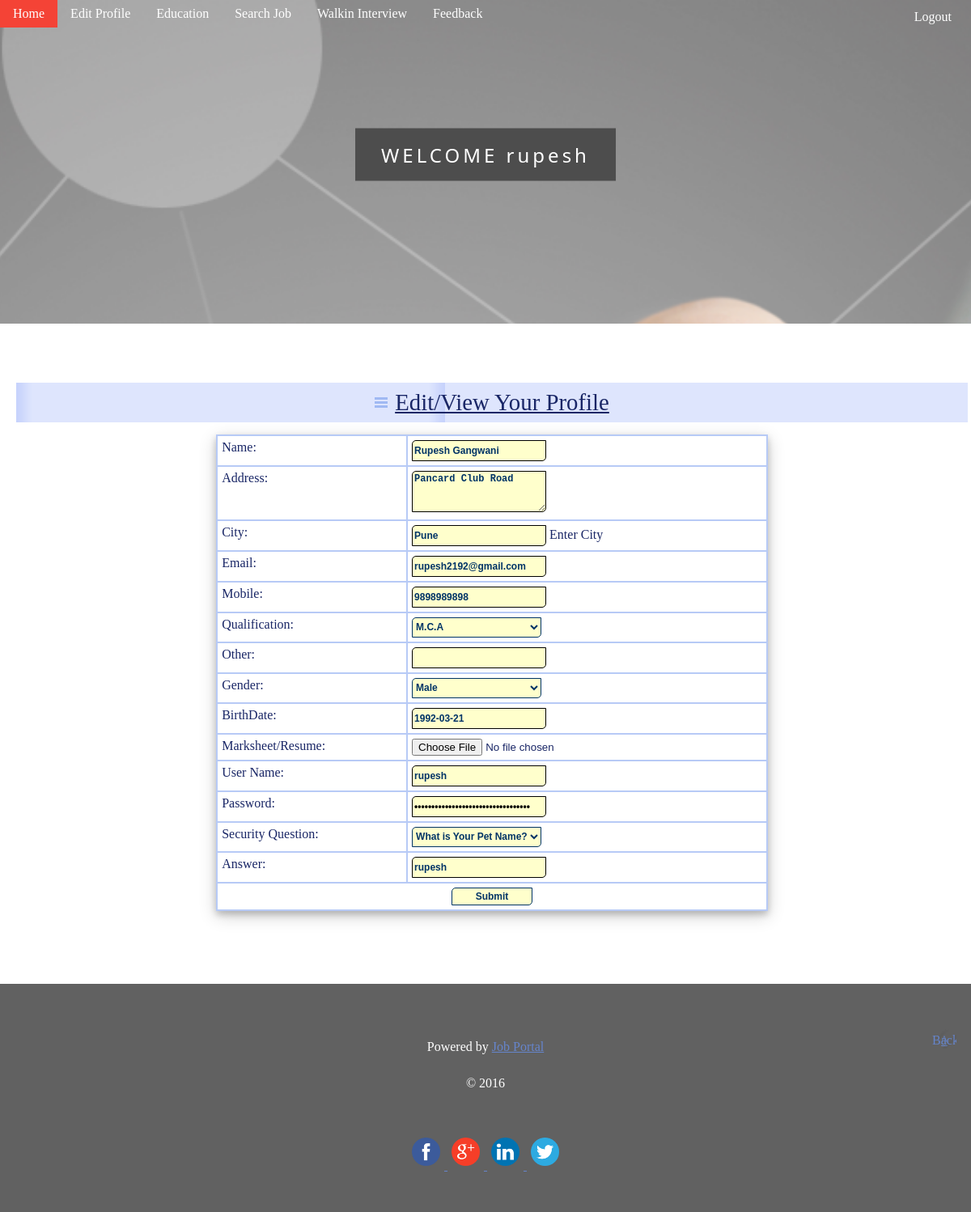
Screenshot of /JobSeeker/EditProfile.php (signed in) with the database file from the repository.
### tables this page shows
CREATE TABLE IF NOT EXISTS `jobseeker_reg` (
  `JobSeekId` int(11) NOT NULL AUTO_INCREMENT,
  `JobSeekerName` varchar(20) NOT NULL,
  `Address` varchar(100) NOT NULL,
  `City` varchar(20) NOT NULL,
  `Email` varchar(40) NOT NULL,
  `Mobile` bigint(20) NOT NULL,
  `Qualification` varchar(20) NOT NULL,
  `Gender` varchar(10) NOT NULL,
  `BirthDate` date NOT NULL,
  `Resume` varchar(200) NOT NULL,
  `Status` varchar(10) NOT NULL,
  `UserName` varchar(20) NOT NULL UNIQUE,
  `Password` varchar(150) NOT NULL,
  `Question` varchar(100) NOT NULL,
  `Answer` varchar(50) NOT NULL,
  PRIMARY KEY (`JobSeekId`),
  KEY `JobSeekId` (`JobSeekId`)
);

### includes/MySQLFunc.php (called while the page is built, shortened)
<?php
	if (function_exists("mysqli_connect")) {
		function sqlquery($query) {
			global $sql_connection;
			return $sql_connection->query($query);
		}
		function sqlfetcharray($result){
			if($result){
				return mysqli_fetch_array($result);
			}
			else
			{	return Array();	}
		}
	}
?>

### JobSeeker/EditProfile.php (the view, shortened to what this page needs)
<!DOCTYPE html>
<html  lang="cs">
<head>
    <link rel="stylesheet" media="screen,projection" type="text/css" href="../css/main.css" />
    <link rel="stylesheet" media="print" type="text/css" href="../css/print.css" />
    <link rel="stylesheet" media="aural" type="text/css" href="../css/aural.css" />
</head>
<body>
</head>
<body id="www-url-cz">
<div id="main" class="box">
<?php
include "Header.php"
?>
<?php
include "menu.php"
?>
    <div id="page" class="box">
    <div id="page-in" class="box">
        <div id="strip" class="box noprint">
            <p id="breadcrumbs">&nbsp;</p>
        </div>
        <div id="content">
            <div class="article">
                <h2><span><a href="#">Edit/View Your Profile</a></span></h2>
                    <div class="login">
                <form action="ProfileUpdate.php" method="post" onSubmit="return validateForm(this,arrFormValidation);" enctype="multipart/form-data" id="form2">
<?php
$ID=$_SESSION['ID'];
include "../includes/MySQLFunc.php";
$sql = "select * from jobseeker_reg where JobSeekId='".$ID."'";
$result = sqlquery($sql);
if($result){
$row = sqlfetcharray($result)
?>
                  <table width="100%" border="0" cellspacing="0" cellpadding="0">
                    <tr>
                      <td>Name:</td>
                      <td><span id="sprytextfield3">
                        <label>
	                        <input type="text" name="txtName" id="txtName" value="<?php echo $row['JobSeekerName'];?>"  />
                        </label>
                      </span></td>
                    </tr>
                    <tr>
                      <td>Address:</td>
                      <td><span id="sprytextarea1">
                        <label>
                        <textarea name="txtAddress" id="txtAddress" cols="45" rows="5"><?php echo $row['Address'];?></textarea>
                        </label>
                      </span></td>
                    </tr>
                    <tr>
                      <td>City:</td>
                      <td><span id="sprytextfield4">
                        <label>
                        <input type="text" name="txtCity" id="txtCity" value="<?php echo $row['City'];?>"/>
                        </label>
                      <span class="textfieldRequiredMsg">Enter City</span></span></td>
                    </tr>
                    <tr>
                      <td>Email:</td>
                      <td><span id="sprytextfield5">
                        <label>
                        <input type="text" name="txtEmail" id="txtEmail" value="<?php echo $row['Email'];?>"/>
                        </label>
                      </span></td>
                    </tr>
                    <tr>
                      <td>Mobile:</td>
                      <td><span id="sprytextfield6">
                        <label>
                        <input type="text" name="txtMobile" id="txtMobile" value="<?php echo $row['Mobile'];?>"/>
                        </label>
                      </span></td>
                    </tr>
                    <tr>
                      <td>Qualification:</td>
                      <td><label>
                        <select name="cmbQual" id="cmbQual">
				<?php
					$sql="SELECT * FROM qualification_master ORDER BY qual_name;";
					$result=sqlquery($sql);
					do{
							if($row['Qualification']==$row1['qual_name']){
			                           echo "<option value='".$row1['qual_name']."' selected>".$row1['qual_name']."</option>";
						}
						else
						{echo "<option value='".$row1['qual_name']."'>".$row1['qual_name']."</option>"; }
					}while($row1=sqlfetcharray($result));
				?>
                        </select>
                      </label></td>
                    </tr>
                    <tr>
                      <td>Other:</td>
                      <td><label>
                        <input type="text" name="txtOther" id="txtOther"/>
                      </label></td>
                    </tr>
                    <tr>
                      <td>Gender:</td>
                      <td><label>
                        <select name="cmbGender" id="cmbGender">
			<?php
				if($row['Gender']=="Male"){
                          echo "<option value='Male' selected>Male</option>";
				}
				else{
                          echo "<option value='Male'>Male</option>";
                          echo "<option value='Female' selected>Female</option>";
				}
			?>
                        </select>
                      </label></td>
                    </tr>
                    <tr>
                      <td>BirthDate:</td>
                      <td><span id="sprytextfield7">
                        <label>
                        <input type="text" name="txtBirthDate" onclick="ds_sh(this);" id="txtBirthDate"  value="<?php echo $row['BirthDate'];?>"/>
                        </label>
                      </span></td>
                    </tr>
                    <tr>
                      <td>Marksheet/Resume:</td>
                      <td><label>
                        <input type="file" name="txtFile" id="txtFile" />
                      </label></td>
                    </tr>
                    <tr>
                      <td>User Name:</td>
                    <td><span id="sprytextfield8">
                        <label>
                        <input type="text" name="txtUserName" id="txtUserName" value="<?php echo $row['UserName'];?>"/>
                        </label>
                      </span></td>
                    </tr>
                    <tr>
                      <td>Password:</td>
                      <td><label><span id="sprytextfield9">
                        <input type="password" name="txtPassword" id="txtPassword" value="<?php echo $row['Password'];?>"/>
                      </span></label></td>
                    </tr>
                    <tr>
                      <td>Security Question:</td>
                      <td><label>
                        <select name="cmbQue" id="cmbQue">
                          <option selected="selected">What is Your Pet Name?</option>
                        </select>
                      </label></td>
                    </tr>
                    <tr>
                      <td>Answer:</td>
                      <td><span id="sprytextfield10">
                        <label>
                        <input type="text" name="txtAnswer" id="txtAnswer" value="<?php echo $row['Answer'];?>"/>
                        </label>
                      </span></td>
                    </tr>
                    <tr>
                      <td colspan="2"><label>
                        <div align="center">
                          <input type="submit" name="button2" id="button2" value="Submit" />
                          </div>
                      </label></td>
                    </tr>
                  </table>
<?php } ?>
                 </form>
              </div>
              <p class="btn-more box noprint">&nbsp;</p>
          </div>
        </div>
    </div>
    </div>
<?php
include "footer.php"
?>
</body>
</html>

### css/main.css (style rules this page uses)
* { min-height:1px; }
body { border:0; margin:0; padding:0; color:#192666; text-align:center; }
a { color:#192666; }
p { border:0; margin:15px 0; padding:0; line-height:30px; }
div { display:block; border:0; margin:0; padding:0; }
h1, h2, h3, h4, h5 { border:0; margin:15px 0 10px 0; padding:0; font-weight:bold; }
h2 { font-size:180%; line-height:100%; font-family:"georgia",serif; font-weight:normal; }
table { box-shadow: 0 4px 8px 0 rgba(0, 0, 0, 0.2), 0 6px 20px 0 rgba(0, 0, 0, 0.19); display:table; margin:15px 0; padding:0; border:1px solid #B7CAF6; font-size:100%; }
tr { display:table-row; }
th, td { display: table-cell; border:1px solid #B7CAF6; margin:0; padding:5px; vertical-align:top; text-align:left; }
form { border:0; margin:0; padding:0; }
a, img, span { border:0; margin:0; padding:0; }
.box { min-height:1px; _height:1px; }
.box:after { content:"."; display:block; line-height:0px; font-size:0px; visibility:hidden; clear:both; }
#main { width:100%; }
#page { width:98%; min-height:1px; _height:1px; }
#page-in { min-height:1px; padding:10px 0; _height:1px; }
#strip { position:relative; clear:both; padding:3px 20px 10px 20px; color:#6182D1; }
#strip p { margin:0; }
#strip #breadcrumbs { width:520px; margin:0; padding:0; }
#content { float:left; width:100%; _width:550px; margin:0; padding:0 0 0 20px; }
#content .article { clear:both; margin:0; padding:20px; }
#content .article h2 { margin:0 -20px; padding:10px; background:#DEE5FD url("../design/content_title_bg.gif") 0 0 repeat-y; color:#192666; }
#content .article h2 span { background:url("../design/ico_list.gif") 0 50% no-repeat; padding-left:25px; }
#content .article p { text-align:justify; }
#content .btn-more { margin:0 0 15px 0; padding:0; border:0; position:relative; }
.login { padding-left: 20%; padding-right: 20%; }
.login input[type="text"] { background-color:#FFFFCC; height:22px; width:160px; border:1px solid black; font-size:12px; font-weight:bold; border-radius:5px 0px 5px 0px; color:#003366; }
.login input[type="password"] { background-color:#FFFFCC; height:22px; width:160px; border:1px solid black; font-size:12px; font-weight:bold; border-radius:5px 0px 5px 0px; }
.login input[type="submit"] { background-color:#FFFFCC; height:22px; width:100px; border:1px solid #003366; font-size:12px; font-weight:bold; border-radius:5px 0px 5px 0px; color:#003366; }
.login select { background-color:#FFFFCC; height:25px; width:160px; border:1px solid #003366; font-size:12px; font-weight:bold; border-radius:5px 0px 5px 0px; color:#003366; }
.login textarea { background-color:#FFFFCC; height:45px; width:160px; border:1px solid black; font-size:12px; font-weight:bold; border-radius:5px 0px 5px 0px; color:#003366; }

### css/print.css (style rules this page uses)
body { border:0; margin:0; padding:0; font-size:12pt }
a { color:#000; text-decoration:none; }
h1, h2, h3 { page-break-after:avoid; page-break-inside:avoid; }
table { border-collapse: collapse; border-width:1px; border-style:solid; }
th, td { display:table-cell; border-width:1px; border-style:solid; }
.noprint { display:none; }

### Employer/css/aural.css (style rules this page uses)
body { voice-family:paul,male; volume:loud; speech-rate:slow; richness:90; stress:20; }
h1, h2, h3, h4, h5 { cue-before:url("ping.au"); }
p, table { pause:50ms; }

### rows the page displays
jobseeker_reg: txtName "Rupesh Gangwani", txtAddress "Pancard Club Road", txtCity "Pune", txtEmail "rupesh2192@gmail.com", txtMobile "9898989898", cmbGender "Male", txtBirthDate "1992-03-21", txtUserName "rupesh", txtAnswer "rupesh"

### other values shown
$_SESSION['Name'] "rupesh"
form field cmbQual "M.C.A"
